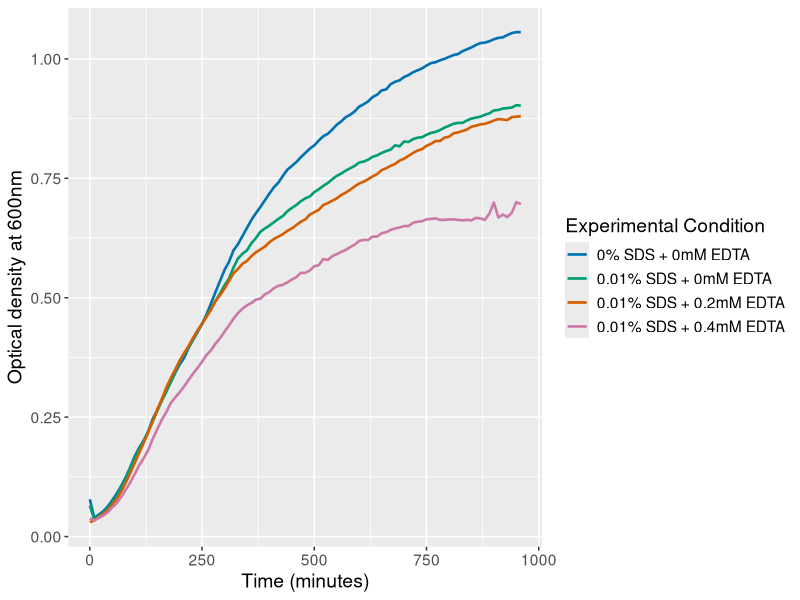

Write R code to recreate this figure.
### supplemental growth curve - Tropini

#install and load necessary packages
#install.packages('tidyverse') #uncomment if not installed

library(tidyverse)

#set up plot aesthetics - keep consistent across plots
x_order <- c("PC", "E0", "E2", "E4")
x_names <- c("0% SDS + 0mM EDTA", "0.01% SDS + 0mM EDTA", "0.01% SDS + 0.2mM EDTA", "0.01% SDS + 0.4mM EDTA")
colours <-c("#0072B2", "#009E73", "#D55E00", "#CC79A7")

#read data
tropini <- read_csv('supp_Tropini/all growth curves - Tropini.csv')

#calculate technical replicate averages to get biological replicates
tropini_bioreps <- tropini |>
  group_by(time) |>
  summarize(PC1 = mean(PC1.1:PC1.3),
            PC2 = mean(PC2.1:PC2.2),
            PC3 = mean(PC3.1:PC3.2),
            PC4 = mean(PC4.1:PC4.2),
            E0.1 = mean(E0.1.1:E0.1.3),
            E0.2 = mean(E0.2.1:E0.2.2),
            E0.3 = mean(E0.3.1:E0.3.2),
            E0.4 = mean(E0.4.1:E0.4.2),
            E2.1 = mean(E2.1.1:E2.1.3),
            E2.2 = mean(E2.2.1:E2.2.2),
            E2.3 = mean(E2.3.1:E2.3.2),
            E2.4 = mean(E2.4.1:E2.4.2),
            E4.1 = mean(E4.1.1:E4.1.3),
            E4.2 = mean(E4.2.1:E4.2.2),
            E4.3 = mean(E4.3.1:E4.3.2),
            E4.4 = mean(E4.4.1:E4.4.2))

#calculate biological replicate averages
tropini_avg <- tropini_bioreps |>
  group_by(time) |>
  summarize(PC = mean(PC1:PC4),
            E0 = mean(E0.1:E0.4),
            E2 = mean(E2.1:E2.4),
            E4 = mean(E4.1:E4.4)) |>
  gather(conc, od, -time) |>
  add_column(n = c(1:388)) #make column with unrepeated values for full_join to work

#calculate standard deviations
tropini_sd <- tropini_bioreps |>
  group_by(time) |>
  summarize(PC_sd = sd(c_across(PC1:PC4)),
            E0_sd = sd(c_across(E0.1:E0.4)),
            E2_sd = sd(c_across(E2.1:E2.4)),
            E4_sd = sd(c_across(E4.1:E4.4))) |>
  gather(conc_sd, sd, -time) |>
  add_column(n = c(1:388)) #make column with unrepeated values for full_join to work

#join od and sd and make clean dataframe
tropini_clean <- full_join(tropini_avg, tropini_sd) |>
  select(!(n:conc_sd))

#reorder data by EDTA concentration condition
tropini_clean$conc <- factor(tropini_clean$conc , levels = x_order)

#plot growth curves
growth_curve_tropini <- ggplot(tropini_clean) +
  geom_line(aes(x = time, y = od, colour = conc), linewidth = 0.9) +
  xlab('Time (minutes)') +
  ylab('Optical density at 600nm') +
  labs(colour = 'Experimental Condition') +
  theme(text=element_text(size=14)) +
  scale_colour_discrete(type = colours,
                        labels = x_names)
growth_curve_tropini
